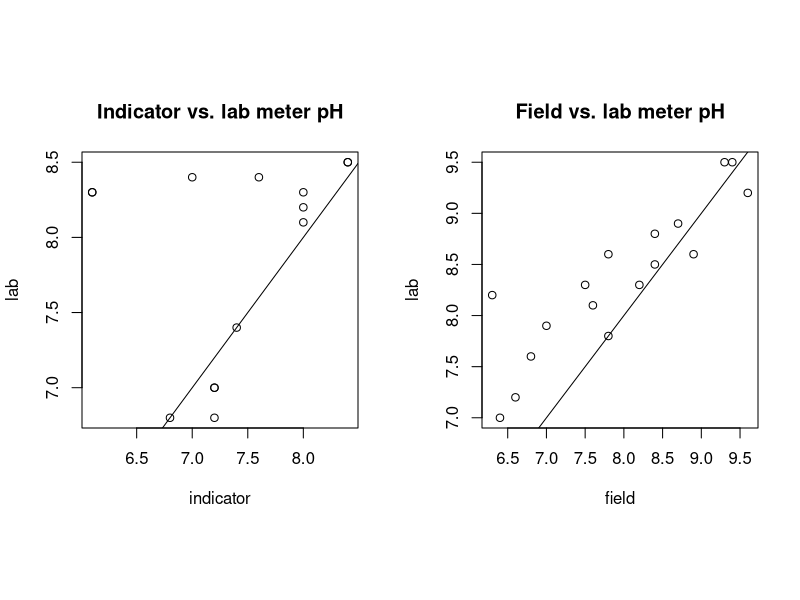

The R source for this figure:
test <- read.csv("ph_example_data.csv")
library(plyr)
test2 <- na.exclude(test)
ddply(test2, .(method1), summarize, min=min(field-lab), mean=round(mean(abs(field-lab)),1), max=max(field-lab), cor=round(cor(field,lab),1))

par(mfrow=c(1,2))
par(pty="s")
test2.ind <-subset(test2, method1=="indicator")
test2.meter <-subset(test2, method1=="meter")
plot(test2.ind$field, test2.ind$lab, main="Indicator vs. lab meter pH", ylab="lab", xlab="indicator")
abline(0,1)
plot(test2.meter$field, test2.meter$lab, main="Field vs. lab meter pH", ylab="lab", xlab="field")
abline(0,1)
dev.off
